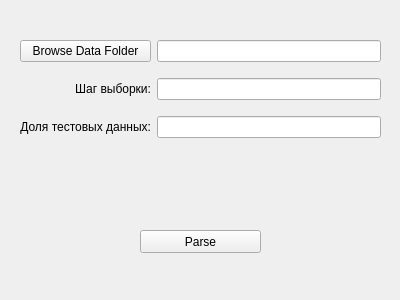
<?xml version="1.0" encoding="UTF-8"?>
<ui version="4.0">
 <class>Form</class>
 <widget class="QWidget" name="Form">
  <property name="geometry">
   <rect>
    <x>0</x>
    <y>0</y>
    <width>400</width>
    <height>300</height>
   </rect>
  </property>
  <property name="windowTitle">
   <string>Form</string>
  </property>
  <widget class="QWidget" name="gridLayoutWidget">
   <property name="geometry">
    <rect>
     <x>20</x>
     <y>30</y>
     <width>361</width>
     <height>121</height>
    </rect>
   </property>
   <layout class="QGridLayout" name="gridLayout">
    <item row="3" column="0">
     <widget class="QLabel" name="labelStep">
      <property name="text">
       <string>Шаг выборки:</string>
      </property>
      <property name="alignment">
       <set>Qt::AlignRight|Qt::AlignTrailing|Qt::AlignVCenter</set>
      </property>
     </widget>
    </item>
    <item row="3" column="1">
     <widget class="QLineEdit" name="textStep"/>
    </item>
    <item row="2" column="0">
     <widget class="QPushButton" name="buttonBrowseDataFolder">
      <property name="text">
       <string>Browse Data Folder</string>
      </property>
     </widget>
    </item>
    <item row="2" column="1">
     <widget class="QLineEdit" name="textBrowseDataFolder"/>
    </item>
    <item row="4" column="0">
     <widget class="QLabel" name="labelProc">
      <property name="text">
       <string>Доля тестовых данных:</string>
      </property>
      <property name="alignment">
       <set>Qt::AlignRight|Qt::AlignTrailing|Qt::AlignVCenter</set>
      </property>
     </widget>
    </item>
    <item row="4" column="1">
     <widget class="QLineEdit" name="textProc"/>
    </item>
   </layout>
  </widget>
  <widget class="QPushButton" name="buttonParseData">
   <property name="geometry">
    <rect>
     <x>140</x>
     <y>230</y>
     <width>121</width>
     <height>23</height>
    </rect>
   </property>
   <property name="text">
    <string>Parse</string>
   </property>
  </widget>
 </widget>
 <resources/>
 <connections/>
</ui>
